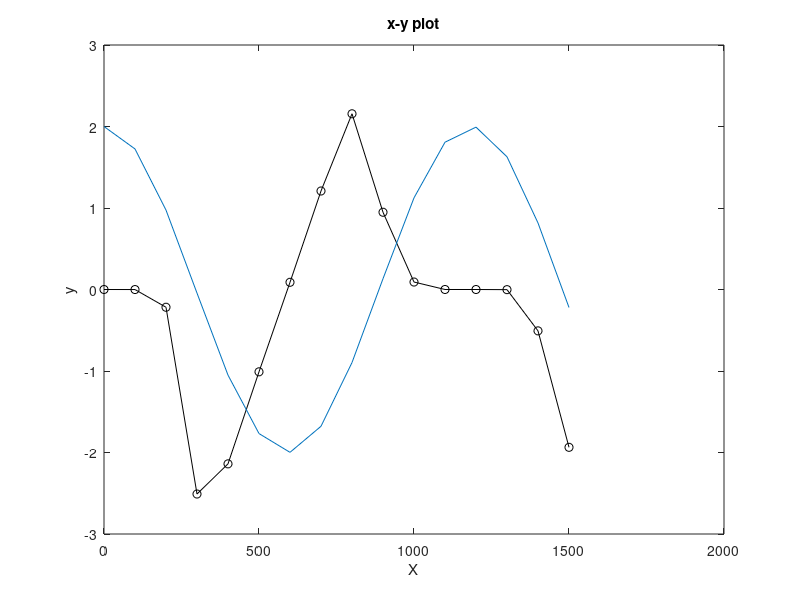

Write the MATLAB code that produced this figure.
clc;
clear all;
close all;

x = 0: 100:1500;
y = tan(sin(x))-sin(tan(x));
z= 2*cos(x);

plot(x,y,'ko-')
hold on
plot(x,z)
xlabel('X')
ylabel('y')
title('x-y plot')
